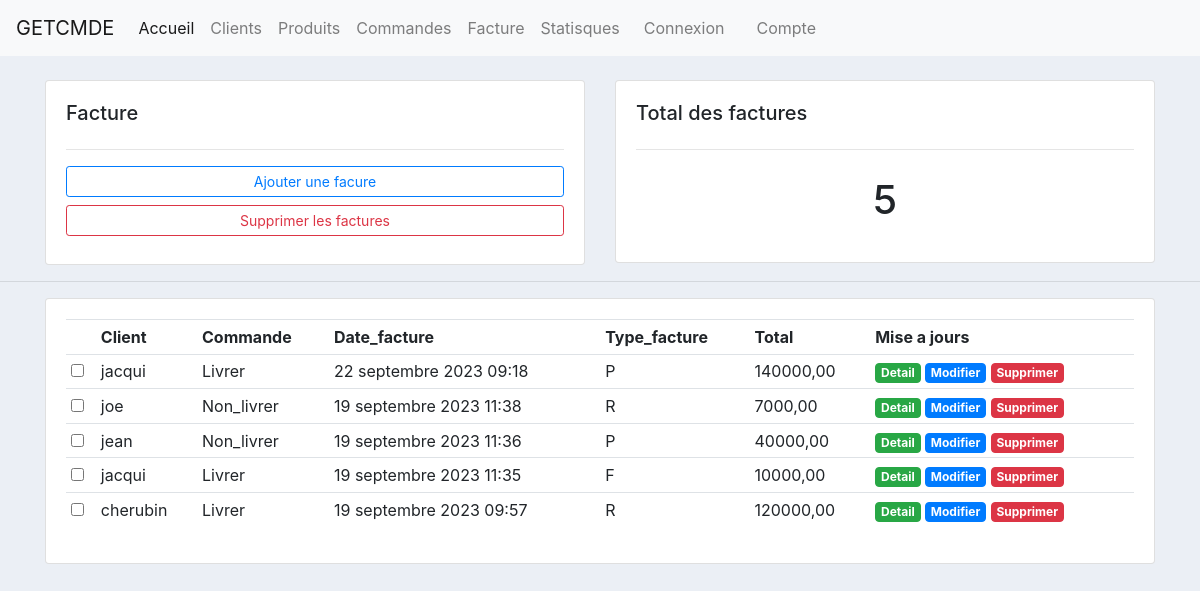
/facture, run on the app's committed database.
### app_facture/models.py (models this page shows, shortened)
class Facture(models.Model):
    TYPE_FACTURE = (
        ('R','Recu'),
        ('P','Performancefacture'),
        ('F','Facture')
    )
    client = models.ForeignKey(Client, on_delete=models.CASCADE)
    commande = models.ForeignKey(Commande,on_delete=models.CASCADE)
    type_facture = models.CharField(max_length=1, choices=TYPE_FACTURE)
    total = models.DecimalField(max_digits=10000, decimal_places=2)
    date_facture = models.DateTimeField(auto_now_add=True)
    commentaire = models.TextField()

### app_client/models.py (models this page shows)
class Client(models.Model):
    noms = models.CharField(max_length=100)
    telephone = models.CharField(max_length=100)
    ville = models.CharField(max_length=100, null=True)
    def __str__(self):
        return self.noms

### app_cmde/models.py (models this page shows)
class Commande(models.Model):
    STATUT_CHOICE = (
        ('Livrer', 'Livrer'),
        ('Non_livrer', 'Non_livrer'),
    )
    client = models.ForeignKey(Client, on_delete=models.CASCADE)
    produit = models.ForeignKey(Produit,on_delete=models.CASCADE)
    quantite = models.IntegerField(default=0)
    paye = models.BooleanField(default=False)
    status = models.CharField(max_length=100,choices=STATUT_CHOICE)
    date_cmde = models.DateTimeField(auto_now_add=True)
    def __str__(self):
        return self.status

### app_facture/views.py (the view)
# urls.py: path('facture',views.facture,name='facture'),
def facture(request):
    facture = Facture.objects.all().order_by('-id')
    facture_count = facture.count()
    context = {
        'facture':facture,
        'facture_count':facture_count
    }
    return render(request,'app_facture/facture.html',context)

### templates/app_facture/facture.html (shortened to what this page needs)
{% extends 'main/base.html' %}
{% load static %}
{% block content %}
<br>
<div class="container">
    <div class="row">
        <div class="col-md">
            <div class="card card-body ">
                <h5>Facture</h5>
                <hr>
                <a href="{% url 'ajout-facture' %}" class="btn btn-outline-primary btn-sm btn-block">Ajouter une facure</a>
                <a href="" class="btn btn-outline-danger btn-sm btn-block mb-2 ">Supprimer les factures</a>
            </div>
        </div>
        <div class="col-md">
            <div class="card card-body ">
                <h5>Total des factures</h5>
                <hr>
                <h1 class="text-center " style="padding: 10px;">{{facture_count}}</h1>
            </div>
        </div>
    </div>
</div>
<hr>
<div class="container">
    <div class="card card-body ">
    <table class="table table-sm">
        <tr>
            <th></th>
            <th>Client</th>
            <th>Commande</th>
            <th>Date_facture</th>
            <th>Type_facture</th>
            <th>Total</th>
            <th>Mise a jours</th>
        </tr>
        {% for fact in facture %}
        <tr>
            <td><input type="checkbox"></td>
            <td class="">{{fact.client}}</td>
            <td class="">{{fact.commande}}</td>
            <td class="">{{fact.date_facture}}</td>
            <td class="">{{fact.type_facture}}</td>
            <td>{{fact.total}}</td>
            <td>
                <a href="{% url 'detail-fact' fact.id %}" class="badge btn btn-success btn-sm">Detail</a>
                <a href="{% url 'modifier-facture' fact.id %}" class="badge btn btn-primary btn-sm">Modifier</a>
                <a href="{% url 'supprimer-facture' fact.id %}" class="badge btn btn-danger btn-sm">Supprimer</a>
            </td>
        </tr>
        {% endfor %}
    </table>
    </div>
</div>
{% endblock %}

### static/css/styles.css (style rules this page uses)
body { background-color: #ebeff5; }

### templates/main/base.html (style rules this page uses)
body { background-color: #ebeff5; }

### data on the page
Facture: client "jacqui", commande "Livrer", date_facture "22 septembre 2023 09:18", type_facture "P", total "140000,00"
Facture: client "joe", commande "Non_livrer", date_facture "19 septembre 2023 11:38", type_facture "R", total "7000,00"
Facture: client "jean", commande "Non_livrer", date_facture "19 septembre 2023 11:36", type_facture "P", total "40000,00"
Facture: client "jacqui", commande "Livrer", date_facture "19 septembre 2023 11:35", type_facture "F", total "10000,00"
Facture: client "cherubin", commande "Livrer", date_facture "19 septembre 2023 09:57", type_facture "R", total "120000,00"

### other printed values
{{ facture_count }} "5"
